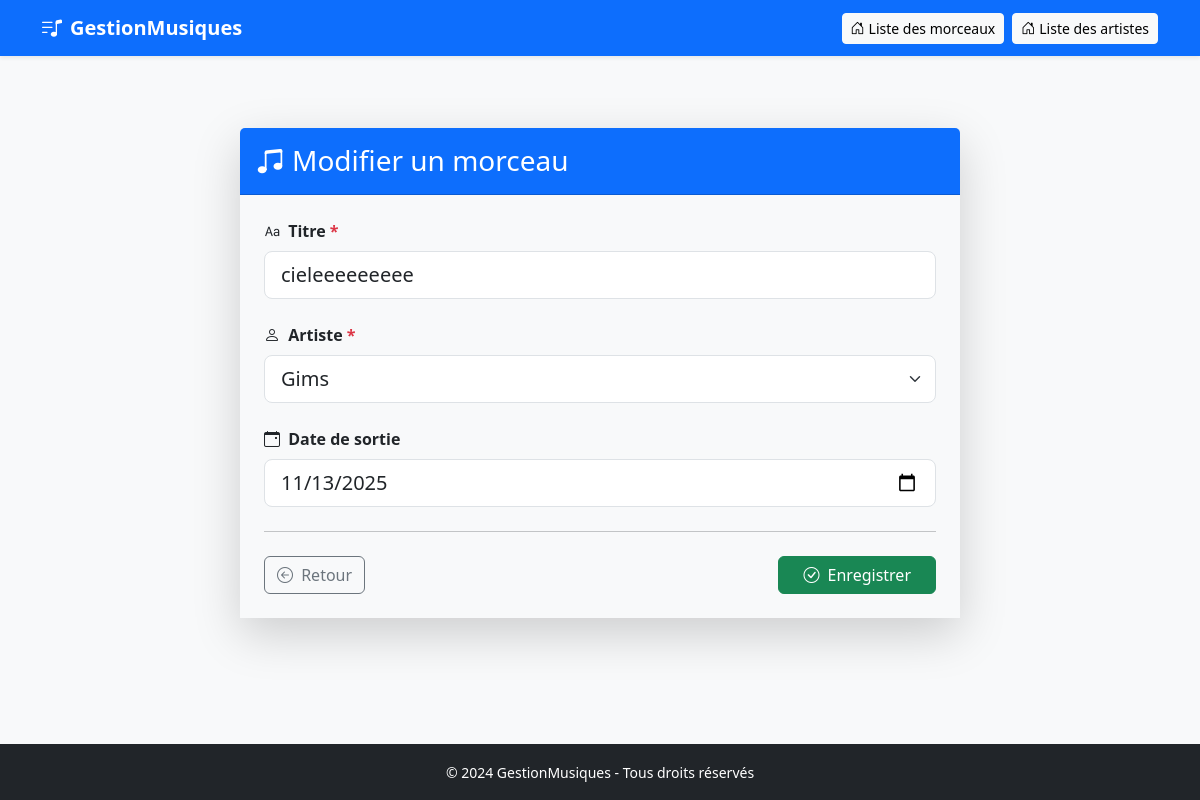
Page /musiques/7/update/ on the earlier database version.
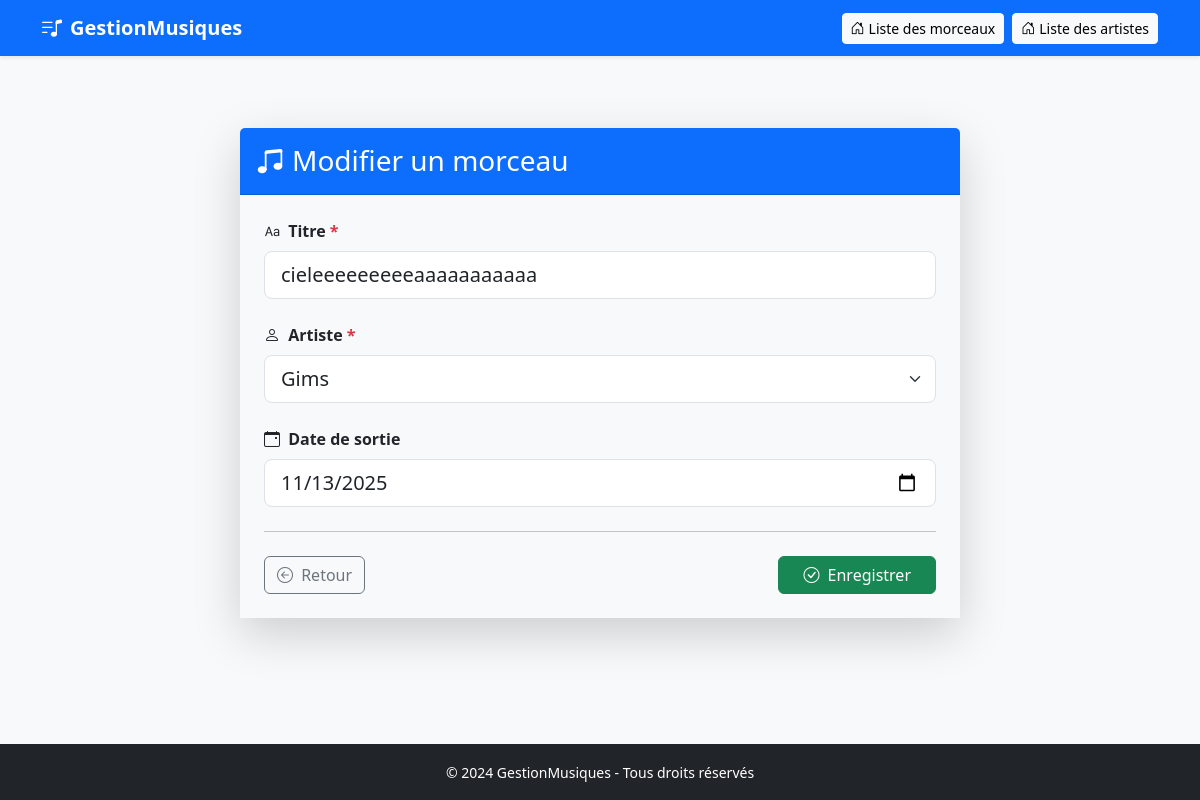
Same page on the later database version.
### musiques/models.py (models this page shows, shortened)
class Morceau(models.Model):
    titre = models.CharField(max_length=64)
    artiste = models.ForeignKey('Artiste', on_delete=models.CASCADE, null=False)
    date_sortie = models.DateField(null=True)

class Artiste(models.Model):
    nom = models.CharField(max_length=64)
    def __str__(self):
        return self.nom

### musiques/views.py (the view)
# urls.py: path('<int:pk>/update/', MorceauUpdateView.as_view(), name='morceau-update'),
class MorceauUpdateView(UpdateView):
    model = Morceau
    fields = ['titre', 'artiste', 'date_sortie']
    template_name = "musiques/morceau_form.html"
    success_url = reverse_lazy('musiques:morceau-list')

### musiques/templates/musiques/morceau_form.html (shortened to what this page needs)
{% extends "musiques/base.html" %}
{% block content %}
<div class="container mt-5">
  <div class="row justify-content-center">
    <div class="col-md-8">
      <div class="card shadow-lg border-0">
        <div class="card-header bg-primary text-white py-3">
          <h3 class="mb-0 d-flex align-items-center">
            <i class="bi bi-music-note-beamed me-2"></i>
            {% if object %}Modifier{% else %}Créer{% endif %} un morceau
          </h3>
        </div>
        <div class="card-body bg-light">
          <form method="post" class="p-2">
            <div class="mb-4">
              <label for="{{ form.titre.id_for_label }}" class="form-label fw-semibold">
                <i class="bi bi-type me-1"></i> Titre <span class="text-danger">*</span>
              </label>
              <input type="text"
                     name="{{ form.titre.name }}"
                     id="{{ form.titre.id_for_label }}"
                     class="form-control form-control-lg {% if form.titre.errors %}is-invalid{% endif %}"
                     placeholder="Titre du morceau"
                     value="{{ form.titre.value|default_if_none:'' }}"
                     required>
            </div>
            <div class="mb-4">
              <label for="{{ form.artiste.id_for_label }}" class="form-label fw-semibold">
                <i class="bi bi-person me-1"></i> Artiste <span class="text-danger">*</span>
              </label>
              <select name="{{ form.artiste.name }}"
                      id="{{ form.artiste.id_for_label }}"
                      class="form-select form-select-lg {% if form.artiste.errors %}is-invalid{% endif %}"
                      required>
                {% for value, label in form.artiste.field.choices %}
                  <option value="{{ value }}" {% if value|stringformat:"s" == form.artiste.value|stringformat:"s" %}selected{% endif %}>{{ label }}</option>
                {% endfor %}
              </select>
            </div>
            <div class="mb-4">
              <label for="{{ form.date_sortie.id_for_label }}" class="form-label fw-semibold">
                <i class="bi bi-calendar-event me-1"></i> Date de sortie
              </label>
              <input type="date"
                     name="{{ form.date_sortie.name }}"
                     id="{{ form.date_sortie.id_for_label }}"
                     class="form-control form-control-lg {% if form.date_sortie.errors %}is-invalid{% endif %}"
                     value="{{ form.date_sortie.value|date:'Y-m-d'|default_if_none:'' }}">
            </div>
            <hr class="my-4">
            <div class="d-flex justify-content-between">
              <a class="btn btn-outline-secondary" href="{% url 'musiques:morceau-list' %}">
                <i class="bi bi-arrow-left-circle me-1"></i> Retour
              </a>
              <button class="btn btn-success px-4" type="submit">
                <i class="bi bi-check-circle me-1"></i> Enregistrer
              </button>
            </div>
          </form>
        </div>
      </div>
    </div>
  </div>
</div>
{% endblock %}

Differences in the rows shown:
changed Morceau: titre "cieleeeeeeeee" → "cieleeeeeeeeeaaaaaaaaaaa"
